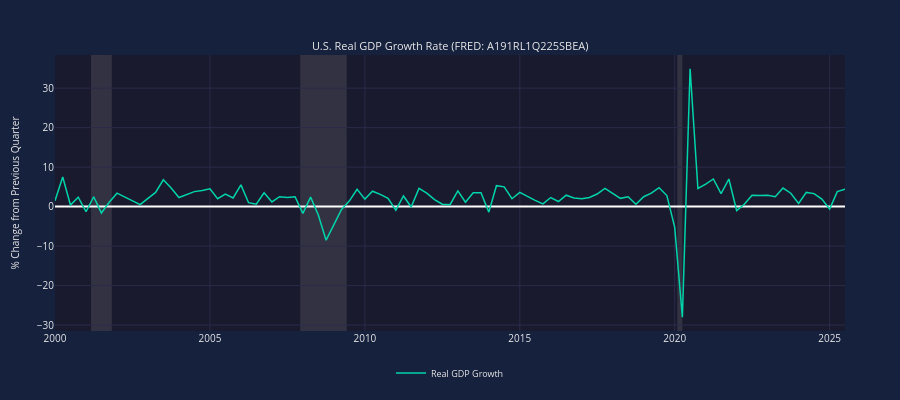

Notebook source saved alongside this figure:
### Markdown cell above
## 1. Single Chart - GDP Growth

A simple chart showing GDP growth rate over time.

### Code cell
# Single chart with real GDP data
chart = EconChart(
    Data(x=gdp_dates, y=gdp_values, name='Real GDP Growth', color='teal'),
    title='U.S. Real GDP Growth Rate (FRED: A191RL1Q225SBEA)',
    y_label='% Change from Previous Quarter',
    horizontal_line=0,
)
board = EconBoard(chart, height=400, crosshair=True)
board.show()

### Figure 1 — Plotly figure (JSON) as saved in the notebook; plotly's stock layout.template omitted (floating-point values rounded to 4 significant figures)
{"data": [{"line": {"color": "#00d4aa", "width": 1.5}, "name": "Real GDP Growth", "showlegend": true, "type": "scatter", "visible": true, "x": ["2000-01-01T00:00:00", "2000-04-01T00:00:00", "2000-07-01T00:00:00", "2000-10-01T00:00:00", "2001-01-01T00:00:00", "2001-04-01T00:00:00", "2001-07-01T00:00:00", "2001-10-01T00:00:00", "2002-01-01T00:00:00", "2002-04-01T00:00:00", "2002-07-01T00:00:00", "2002-10-01T00:00:00", "2003-01-01T00:00:00", "2003-04-01T00:00:00", "2003-07-01T00:00:00", "2003-10-01T00:00:00", "2004-01-01T00:00:00", "2004-04-01T00:00:00", "2004-07-01T00:00:00", "2004-10-01T00:00:00", "2005-01-01T00:00:00", "2005-04-01T00:00:00", "2005-07-01T00:00:00", "2005-10-01T00:00:00", "2006-01-01T00:00:00", "2006-04-01T00:00:00", "2006-07-01T00:00:00", "2006-10-01T00:00:00", "2007-01-01T00:00:00", "2007-04-01T00:00:00", "2007-07-01T00:00:00", "2007-10-01T00:00:00", "2008-01-01T00:00:00", "2008-04-01T00:00:00", "2008-07-01T00:00:00", "2008-10-01T00:00:00", "2009-01-01T00:00:00", "2009-04-01T00:00:00", "2009-07-01T00:00:00", "2009-10-01T00:00:00", "2010-01-01T00:00:00", "2010-04-01T00:00:00", "2010-07-01T00:00:00", "2010-10-01T00:00:00", "2011-01-01T00:00:00", "2011-04-01T00:00:00", "2011-07-01T00:00:00", "2011-10-01T00:00:00", "2012-01-01T00:00:00", "2012-04-01T00:00:00", "2012-07-01T00:00:00", "2012-10-01T00:00:00", "2013-01-01T00:00:00", "2013-04-01T00:00:00", "2013-07-01T00:00:00", "2013-10-01T00:00:00", "2014-01-01T00:00:00", "2014-04-01T00:00:00", "2014-07-01T00:00:00", "2014-10-01T00:00:00", "2015-01-01T00:00:00", "2015-04-01T00:00:00", "2015-07-01T00:00:00", "2015-10-01T00:00:00", "2016-01-01T00:00:00", "2016-04-01T00:00:00", "2016-07-01T00:00:00", "2016-10-01T00:00:00", "2017-01-01T00:00:00", "2017-04-01T00:00:00", "2017-07-01T00:00:00", "2017-10-01T00:00:00", "2018-01-01T00:00:00", "2018-04-01T00:00:00", "2018-07-01T00:00:00", "2018-10-01T00:00:00", "2019-01-01T00:00:00", "2019-04-01T00:00:00", "2019-07-01T00:00:00", "2019-10-01T00:00:00", "2020-01-01T00:00:00", "2020-04-01T00:00:00", "2020-07-01T00:00:00", "2020-10-01T00:00:00", "2021-01-01T00:00:00", "2021-04-01T00:00:00", "2021-07-01T00:00:00", "2021-10-01T00:00:00", "2022-01-01T00:00:00", "2022-04-01T00:00:00", "2022-07-01T00:00:00", "2022-10-01T00:00:00", "2023-01-01T00:00:00", "2023-04-01T00:00:00", "2023-07-01T00:00:00", "2023-10-01T00:00:00", "2024-01-01T00:00:00", "2024-04-01T00:00:00", "2024-07-01T00:00:00", "2024-10-01T00:00:00", "2025-01-01T00:00:00", "2025-04-01T00:00:00", "2025-07-01T00:00:00"], "xaxis": "x", "y": [1.5, 7.5, 0.4, 2.4, -1.3, 2.5, -1.6, 1.1, 3.4, 2.5, 1.6, 0.5, 2.1, 3.6, 6.8, 4.7, 2.3, 3.1, 3.8, 4.1, 4.5, 2, 3.2, 2.2, 5.5, 1, 0.6, 3.5, 1.2, 2.5, 2.3, 2.5, -1.7, 2.4, -2.1, -8.5, -4.5, -0.7, 1.4, 4.4, 1.9, 3.9, 3.1, 2.1, -0.9, 2.7, -0.1, 4.6, 3.4, 1.8, 0.6, 0.5, 4, 1.1, 3.5, 3.5, -1.4, 5.3, 5, 2, 3.6, 2.5, 1.6, 0.7, 2.3, 1.3, 2.9, 2.2, 2, 2.3, 3.2, 4.6, 3.3, 2.1, 2.5, 0.6, 2.5, 3.4, 4.8, 2.8, -5.2, -28, 34.9, 4.6, 5.7, 7, 3.3, 7, -1, 0.6, 2.9, 2.8, 2.9, 2.5, 4.7, 3.4, 0.8, 3.6, 3.3, 1.9, -0.6, 3.8, 4.4], "yaxis": "y"}], "layout": {"annotations": [{"font": {"color": "#e8e8e8", "size": 11}, "showarrow": false, "text": "U.S. Real GDP Growth Rate (FRED: A191RL1Q225SBEA)", "x": 0.5, "xanchor": "center", "xref": "paper", "y": 1, "yanchor": "bottom", "yref": "paper"}], "font": {"color": "#e8e8e8", "size": 10}, "height": 400, "hoverlabel": {"bgcolor": "#16213e", "font": {"color": "#e8e8e8", "size": 11}}, "hovermode": "x unified", "legend": {"bgcolor": "rgba(0,0,0,0)", "font": {"color": "#e8e8e8", "size": 9}, "orientation": "h", "x": 0.5, "xanchor": "center", "y": -0.1, "yanchor": "top"}, "margin": {"b": 35, "l": 55, "r": 55, "t": 55}, "paper_bgcolor": "#16213e", "plot_bgcolor": "#1a1a2e", "shapes": [{"line": {"color": "rgba(255, 255, 255, 0.3)", "dash": "dash", "width": 1}, "type": "line", "x0": 0, "x1": 1, "xref": "x", "y0": 0, "y1": 0, "yref": "y"}, {"fillcolor": "#b8b8b8", "layer": "below", "line": {"width": 0}, "opacity": 0.15, "type": "rect", "x0": "2001-03-01T00:00:00", "x1": "2001-11-01T00:00:00", "xref": "x", "y0": 0, "y1": 1, "yref": "y domain"}, {"fillcolor": "#b8b8b8", "layer": "below", "line": {"width": 0}, "opacity": 0.15, "type": "rect", "x0": "2007-12-01T00:00:00", "x1": "2009-06-01T00:00:00", "xref": "x", "y0": 0, "y1": 1, "yref": "y domain"}, {"fillcolor": "#b8b8b8", "layer": "below", "line": {"width": 0}, "opacity": 0.15, "type": "rect", "x0": "2020-02-01T00:00:00", "x1": "2020-04-01T00:00:00", "xref": "x", "y0": 0, "y1": 1, "yref": "y domain"}], "xaxis": {"anchor": "y", "domain": [0, 1], "gridcolor": "#2a2a4a", "range": ["2000-01-01T00:00:00", "2025-07-01T00:00:00"], "showspikes": true, "spikecolor": "rgba(255, 255, 255, 0.5)", "spikedash": "dot", "spikemode": "across", "spikesnap": "cursor", "spikethickness": 1}, "yaxis": {"anchor": "x", "domain": [0, 1], "gridcolor": "#2a2a4a", "title": {"font": {"color": "#e8e8e8", "size": 10}, "text": "% Change from Previous Quarter"}, "type": "linear"}}}
